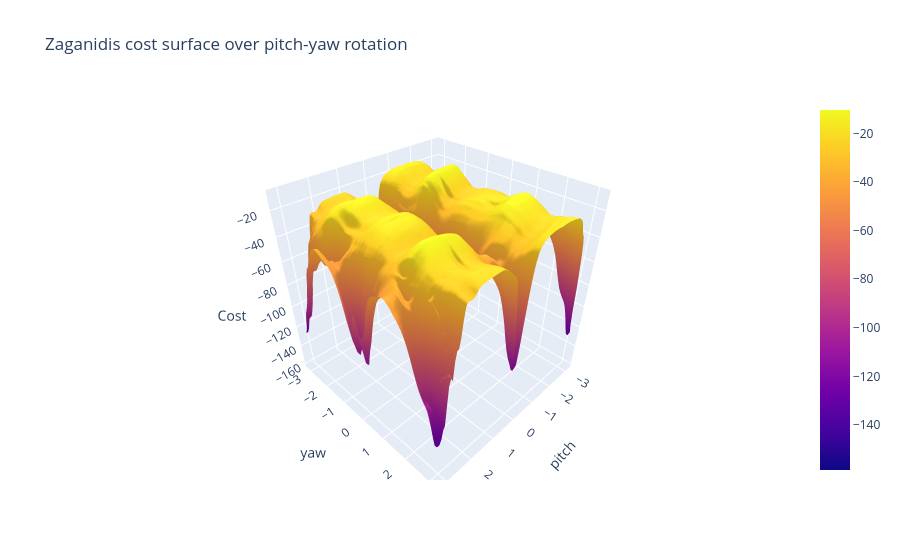

The notebook cell this image was saved under:
### Code cell
ry_r: tuple[float, float] = ( -np.pi, np.pi )
ry_n: float = 101
rz_r: tuple[float, float] = ( -np.pi, np.pi )
rz_n: float = 101

ry = np.linspace( ry_r[0], ry_r[1], ry_n )
rz = np.linspace( rz_r[0], rz_r[1], rz_n )

samples = np.zeros( ( rz_n, ry_n ) )
for i in tqdm( range( ry_n ) ):
    for j in range( rz_n ):
        tar_pc.set_pose( np.array( [ 0, 0, 0, 0, ry[i], rz[j] ] ).reshape(( 6, 1 )) )
        samples[j, i] = opt.f( tar_pc.get_points() )

plot.plot_sampled_surface( samples, ry_r, rz_r, title = "Zaganidis cost surface over pitch-yaw rotation", x_label = "pitch", y_label = "yaw", z_label = "Cost" ).show()

rz_idx, ry_idx = np.unravel_index( np.argmin( samples ), samples.shape )
tar_pc.set_pose( np.array( [ 0, 0, 0, 0, ry[ry_idx], rz[rz_idx] ] ).reshape(( 6, 1 )) )

# gmin_tar_pc_pts = ( tar_pc.p.get_dcm() @ tar_pc_pts.T + tar_pc.p.get_position() ).T

# mesh.display_point_clouds( ref_pc_pts + [ gmin_tar_pc_pts ], ref_pc_vox + list( tar_pc_lbs ), "Sensed and reference point clouds after alignment" )

### Figure 1 — Plotly figure (JSON) as saved in the notebook; plotly's stock layout.template omitted (floating-point values rounded to 4 significant figures; data arrays with more than 128 entries replaced by an {"elided": "..."} marker saying what was removed)
{"data": [{"type": "surface", "x": [-3.142, -3.079, -3.016, -2.953, -2.89, -2.827, -2.765, -2.702, -2.639, -2.576, -2.513, -2.45, -2.388, -2.325, -2.262, -2.199, -2.136, -2.073, -2.011, -1.948, -1.885, -1.822, -1.759, -1.696, -1.634, -1.571, -1.508, -1.445, -1.382, -1.319, -1.257, -1.194, -1.131, -1.068, -1.005, -0.9425, -0.8796, -0.8168, -0.754, -0.6912, -0.6283, -0.5655, -0.5027, -0.4398, -0.377, -0.3142, -0.2513, -0.1885, -0.1257, -0.06283, 4.441e-16, 0.06283, 0.1257, 0.1885, 0.2513, 0.3142, 0.377, 0.4398, 0.5027, 0.5655, 0.6283, 0.6912, 0.754, 0.8168, 0.8796, 0.9425, 1.005, 1.068, 1.131, 1.194, 1.257, 1.319, 1.382, 1.445, 1.508, 1.571, 1.634, 1.696, 1.759, 1.822, 1.885, 1.948, 2.011, 2.073, 2.136, 2.199, 2.262, 2.325, 2.388, 2.45, 2.513, 2.576, 2.639, 2.702, 2.765, 2.827, 2.89, 2.953, 3.016, 3.079, 3.142], "y": [-3.142, -3.079, -3.016, -2.953, -2.89, -2.827, -2.765, -2.702, -2.639, -2.576, -2.513, -2.45, -2.388, -2.325, -2.262, -2.199, -2.136, -2.073, -2.011, -1.948, -1.885, -1.822, -1.759, -1.696, -1.634, -1.571, -1.508, -1.445, -1.382, -1.319, -1.257, -1.194, -1.131, -1.068, -1.005, -0.9425, -0.8796, -0.8168, -0.754, -0.6912, -0.6283, -0.5655, -0.5027, -0.4398, -0.377, -0.3142, -0.2513, -0.1885, -0.1257, -0.06283, 4.441e-16, 0.06283, 0.1257, 0.1885, 0.2513, 0.3142, 0.377, 0.4398, 0.5027, 0.5655, 0.6283, 0.6912, 0.754, 0.8168, 0.8796, 0.9425, 1.005, 1.068, 1.131, 1.194, 1.257, 1.319, 1.382, 1.445, 1.508, 1.571, 1.634, 1.696, 1.759, 1.822, 1.885, 1.948, 2.011, 2.073, 2.136, 2.199, 2.262, 2.325, 2.388, 2.45, 2.513, 2.576, 2.639, 2.702, 2.765, 2.827, 2.89, 2.953, 3.016, 3.079, 3.142], "z": {"elided": "101x101 float values"}}], "layout": {"scene": {"xaxis": {"title": {"text": "pitch"}}, "yaxis": {"title": {"text": "yaw"}}, "zaxis": {"title": {"text": "Cost"}}}, "title": {"text": "Zaganidis cost surface over pitch-yaw rotation"}}}
